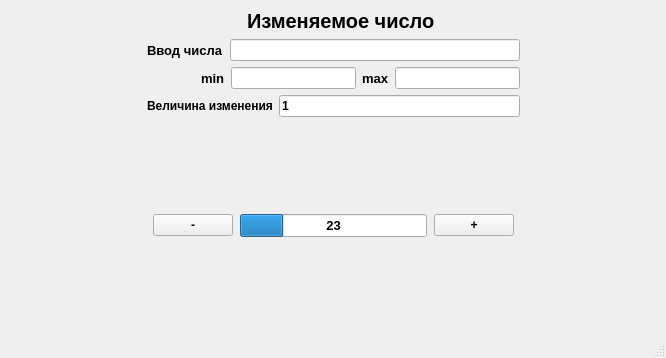
<?xml version="1.0" encoding="UTF-8"?>
<ui version="4.0">
 <class>MainWindow</class>
 <widget class="QMainWindow" name="MainWindow">
  <property name="geometry">
   <rect>
    <x>0</x>
    <y>0</y>
    <width>666</width>
    <height>358</height>
   </rect>
  </property>
  <property name="font">
   <font>
    <bold>true</bold>
   </font>
  </property>
  <property name="windowTitle">
   <string>MainWindow</string>
  </property>
  <widget class="QWidget" name="centralwidget">
   <layout class="QGridLayout" name="gridLayout_2">
    <item row="3" column="1">
     <layout class="QHBoxLayout" name="horizontalLayout_4" stretch="0,0,0">
      <property name="spacing">
       <number>7</number>
      </property>
      <property name="leftMargin">
       <number>6</number>
      </property>
      <property name="rightMargin">
       <number>6</number>
      </property>
      <item>
       <widget class="QPushButton" name="pushButton_2">
        <property name="text">
         <string>-</string>
        </property>
       </widget>
      </item>
      <item>
       <widget class="QProgressBar" name="progressBar">
        <property name="baseSize">
         <size>
          <width>9</width>
          <height>9</height>
         </size>
        </property>
        <property name="font">
         <font>
          <pointsize>10</pointsize>
          <bold>true</bold>
         </font>
        </property>
        <property name="minimum">
         <number>0</number>
        </property>
        <property name="maximum">
         <number>100</number>
        </property>
        <property name="value">
         <number>23</number>
        </property>
        <property name="alignment">
         <set>Qt::AlignCenter</set>
        </property>
        <property name="format">
         <string>%v</string>
        </property>
       </widget>
      </item>
      <item>
       <widget class="QPushButton" name="pushButton">
        <property name="text">
         <string>+</string>
        </property>
       </widget>
      </item>
     </layout>
    </item>
    <item row="2" column="1">
     <spacer name="verticalSpacer">
      <property name="orientation">
       <enum>Qt::Vertical</enum>
      </property>
      <property name="sizeHint" stdset="0">
       <size>
        <width>20</width>
        <height>40</height>
       </size>
      </property>
     </spacer>
    </item>
    <item row="1" column="1">
     <layout class="QVBoxLayout" name="verticalLayout">
      <item>
       <layout class="QGridLayout" name="gridLayout">
        <item row="2" column="0">
         <layout class="QHBoxLayout" name="horizontalLayout">
          <item>
           <spacer name="horizontalSpacer_3">
            <property name="orientation">
             <enum>Qt::Horizontal</enum>
            </property>
            <property name="sizeHint" stdset="0">
             <size>
              <width>54</width>
              <height>20</height>
             </size>
            </property>
           </spacer>
          </item>
          <item>
           <widget class="QLabel" name="label_2">
            <property name="font">
             <font>
              <pointsize>10</pointsize>
              <bold>true</bold>
             </font>
            </property>
            <property name="text">
             <string>min</string>
            </property>
           </widget>
          </item>
          <item>
           <widget class="QLineEdit" name="lineEdit_3">
            <property name="text">
             <string/>
            </property>
           </widget>
          </item>
         </layout>
        </item>
        <item row="2" column="1">
         <layout class="QHBoxLayout" name="horizontalLayout_2">
          <item>
           <widget class="QLabel" name="label_3">
            <property name="font">
             <font>
              <pointsize>10</pointsize>
              <bold>true</bold>
             </font>
            </property>
            <property name="text">
             <string>max</string>
            </property>
           </widget>
          </item>
          <item>
           <widget class="QLineEdit" name="lineEdit_2">
            <property name="text">
             <string/>
            </property>
           </widget>
          </item>
         </layout>
        </item>
        <item row="1" column="0" colspan="2">
         <layout class="QHBoxLayout" name="horizontalLayout_3">
          <item>
           <widget class="QLabel" name="label">
            <property name="font">
             <font>
              <pointsize>10</pointsize>
              <bold>true</bold>
             </font>
            </property>
            <property name="text">
             <string>Ввод числа</string>
            </property>
           </widget>
          </item>
          <item>
           <widget class="QLineEdit" name="lineEdit_1">
            <property name="text">
             <string/>
            </property>
           </widget>
          </item>
         </layout>
        </item>
       </layout>
      </item>
      <item>
       <layout class="QHBoxLayout" name="horizontalLayout_5">
        <item>
         <widget class="QLabel" name="label_5">
          <property name="text">
           <string>Величина изменения</string>
          </property>
         </widget>
        </item>
        <item>
         <widget class="QLineEdit" name="lineEdit_4">
          <property name="text">
           <string>1</string>
          </property>
         </widget>
        </item>
       </layout>
      </item>
     </layout>
    </item>
    <item row="3" column="0">
     <spacer name="horizontalSpacer">
      <property name="orientation">
       <enum>Qt::Horizontal</enum>
      </property>
      <property name="sizeHint" stdset="0">
       <size>
        <width>40</width>
        <height>20</height>
       </size>
      </property>
     </spacer>
    </item>
    <item row="0" column="1">
     <widget class="QLabel" name="label_4">
      <property name="font">
       <font>
        <pointsize>15</pointsize>
        <bold>true</bold>
       </font>
      </property>
      <property name="lineWidth">
       <number>1</number>
      </property>
      <property name="text">
       <string>Изменяемое число</string>
      </property>
      <property name="indent">
       <number>100</number>
      </property>
     </widget>
    </item>
    <item row="3" column="2">
     <spacer name="horizontalSpacer_2">
      <property name="orientation">
       <enum>Qt::Horizontal</enum>
      </property>
      <property name="sizeHint" stdset="0">
       <size>
        <width>40</width>
        <height>20</height>
       </size>
      </property>
     </spacer>
    </item>
    <item row="4" column="1">
     <spacer name="verticalSpacer_2">
      <property name="orientation">
       <enum>Qt::Vertical</enum>
      </property>
      <property name="sizeHint" stdset="0">
       <size>
        <width>20</width>
        <height>40</height>
       </size>
      </property>
     </spacer>
    </item>
   </layout>
  </widget>
  <widget class="QMenuBar" name="menubar">
   <property name="geometry">
    <rect>
     <x>0</x>
     <y>0</y>
     <width>666</width>
     <height>25</height>
    </rect>
   </property>
  </widget>
  <widget class="QStatusBar" name="statusbar"/>
 </widget>
 <resources/>
 <connections/>
</ui>
